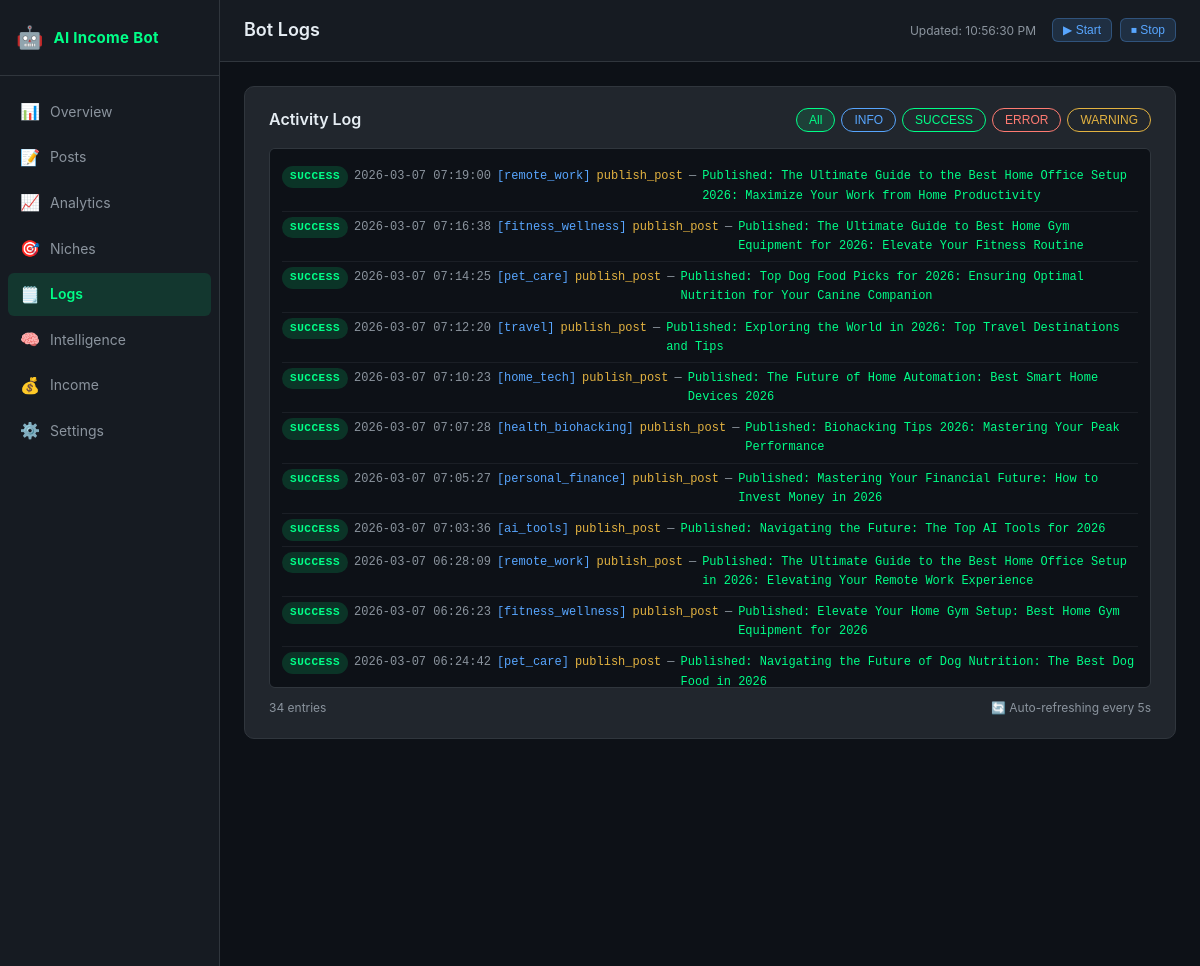
Page /logs (upper part) on the earlier database version.
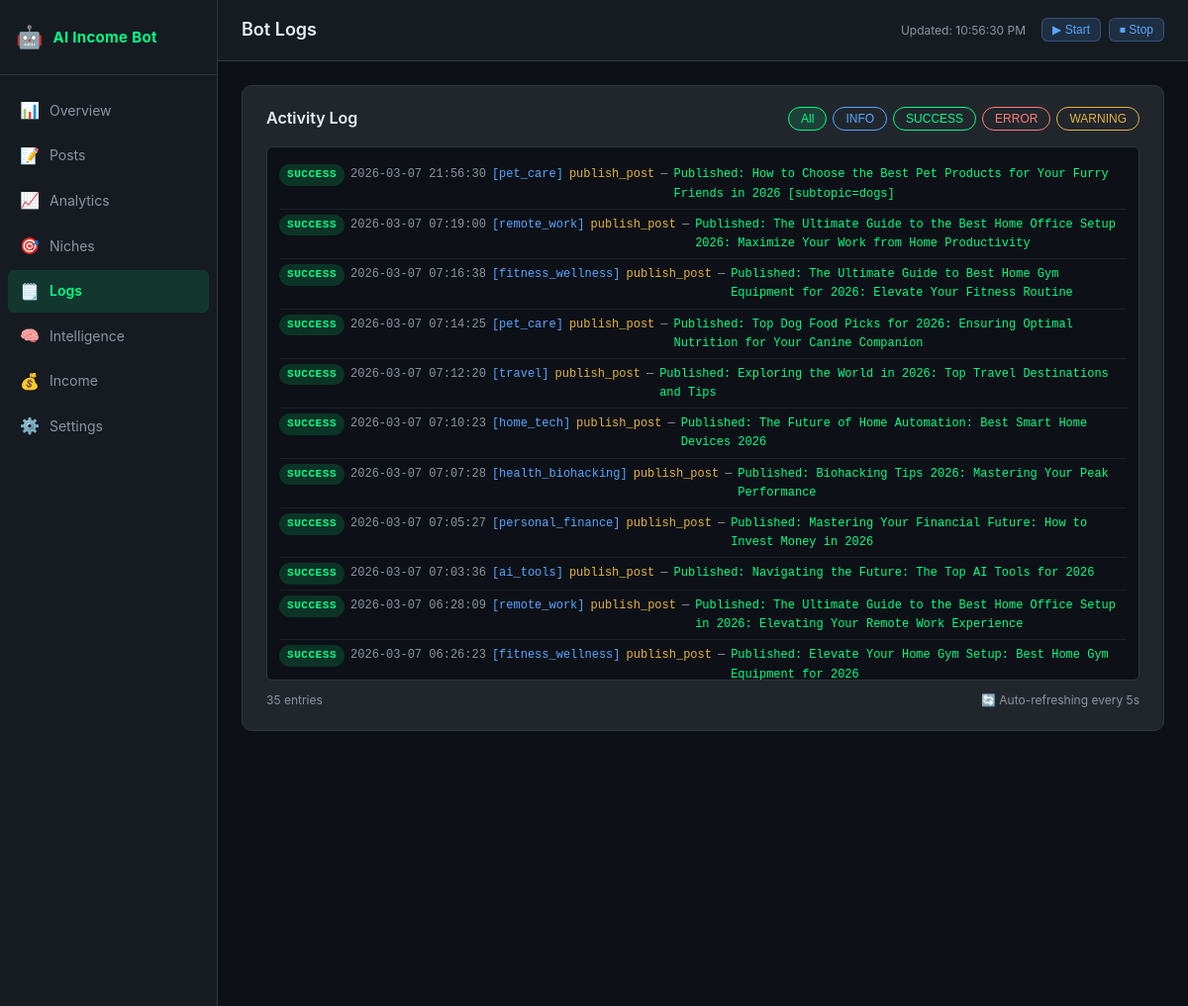
Same page on the later database version.
### tables this page shows
CREATE TABLE bot_logs (
            id INTEGER PRIMARY KEY AUTOINCREMENT,
            timestamp DATETIME DEFAULT CURRENT_TIMESTAMP,
            level TEXT NOT NULL,
            niche_id TEXT,
            action TEXT NOT NULL,
            message TEXT NOT NULL,
            error TEXT
        );

### dashboard/app.py (the view)
@app.route("/logs")
def logs():
    from core import analytics_tracker
    db = _get_db()
    limit = _load_settings().get("dashboard", {}).get("log_display_limit", 200)
    recent_logs = analytics_tracker.get_recent_logs(db, limit=limit)
    settings = _load_settings()
    return render_template("logs.html", logs=recent_logs, settings=settings)

### core/analytics_tracker.py (called while the page is built)
def get_recent_logs(db_path: Path, limit: int = 100) -> list:
    try:
        conn = sqlite3.connect(str(db_path))
        conn.row_factory = sqlite3.Row
        rows = conn.execute(
            "SELECT * FROM bot_logs ORDER BY timestamp DESC LIMIT ?", (limit,)
        ).fetchall()
        conn.close()
        return [dict(r) for r in rows]
    except Exception:
        return []

### dashboard/app.py (called while the page is built)
def _get_db():
    import sys
    sys.path.insert(0, str(_PROJECT_ROOT))
    from core import analytics_tracker
    if not _DB_PATH.exists():
        _DB_PATH.parent.mkdir(parents=True, exist_ok=True)
        analytics_tracker.init_db(_DB_PATH)
    return _DB_PATH

def _load_settings() -> dict:
    try:
        with open(_SETTINGS_CONFIG_PATH) as f:
            return yaml.safe_load(f)
    except Exception:
        return {}

### dashboard/templates/logs.html (shortened to what this page needs)
{% extends "base.html" %}
{% block page_title %}Bot Logs{% endblock %}
{% block content %}
<div class="card">
  <div class="card-header">
    <h3 class="card-title">Activity Log</h3>
    <div class="filter-btns" id="logFilters">
      <button class="filter-btn active" onclick="filterLogs('ALL', this)">All</button>
      <button class="filter-btn info" onclick="filterLogs('INFO', this)">INFO</button>
      <button class="filter-btn success" onclick="filterLogs('SUCCESS', this)">SUCCESS</button>
      <button class="filter-btn error" onclick="filterLogs('ERROR', this)">ERROR</button>
      <button class="filter-btn warning" onclick="filterLogs('WARNING', this)">WARNING</button>
    </div>
  </div>
  <div class="log-container" id="logContainer">
    {% for log in logs %}
    <div class="log-entry log-{{ log.level|lower }}" data-level="{{ log.level }}">
      <span class="log-level badge badge-{{ log.level|lower }}">{{ log.level }}</span>
      <span class="log-timestamp">{{ log.timestamp }}</span>
      {% if log.niche_id %}<span class="log-niche">[{{ log.niche_id }}]</span>{% endif %}
      <span class="log-action">{{ log.action }}</span>
      <span class="log-sep">—</span>
      <span class="log-message">{{ log.message }}</span>
    </div>
    {% else %}
    <div class="log-empty text-muted">No logs yet. Start the bot to see activity here.</div>
    {% endfor %}
  </div>
  <div class="log-footer">
    <span class="text-muted" id="logCount">{{ logs|length }} entries</span>
    <span class="text-muted" id="pollStatus">🔄 Auto-refreshing every 5s</span>
  </div>
</div>
{% endblock %}

Differences in the rows shown:
no longer on this page (row unchanged): bot_logs: level "SUCCESS", timestamp "2026-03-07 06:24:42", niche_id "pet_care", action "publish_post", message "Published: Navigating the Future of Dog Nutrition: The Best Dog Food in 2026"
added bot_logs: level "SUCCESS", timestamp "2026-03-07 21:56:30", niche_id "pet_care", action "publish_post", message "Published: How to Choose the Best Pet Products for Your Furry Friends in 2026 [subtopic=dogs]"
Other differences:
{{ logs|length }}: "34" → "35"
